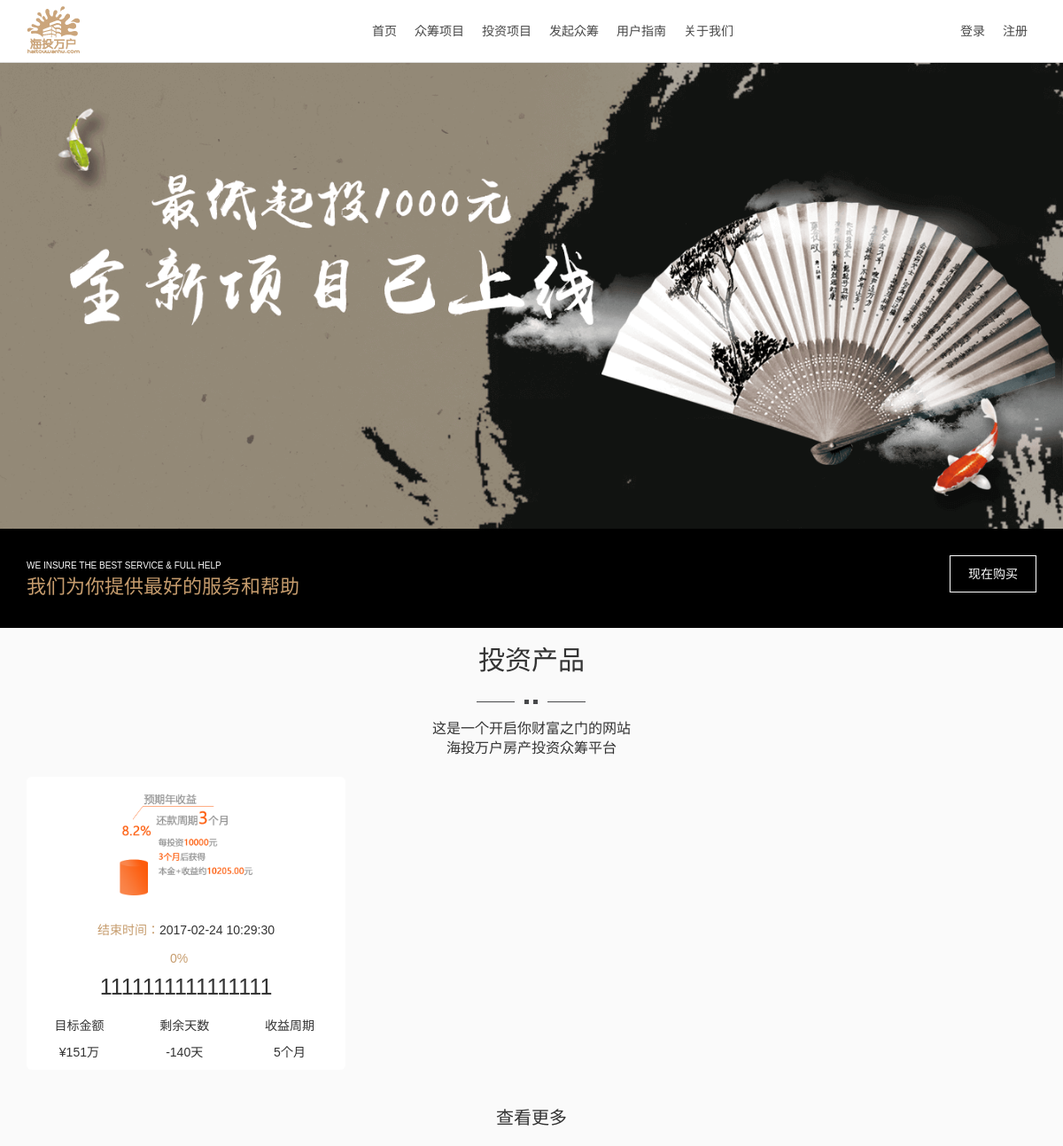
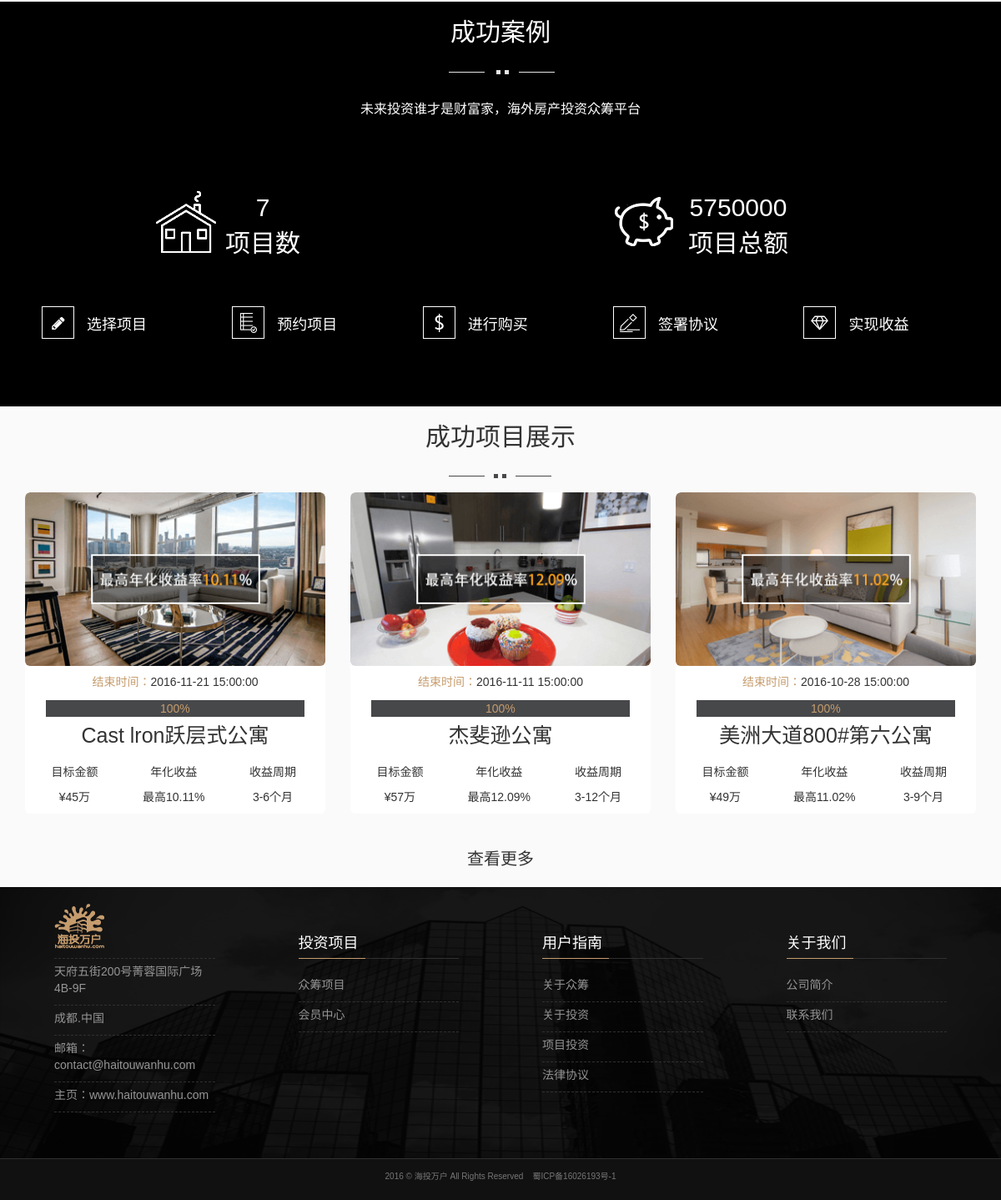
The page / on the database its author committed (2 pictures, top to bottom).
### tables this page shows
CREATE TABLE `ci_project` (
  `project_id` int(10) NOT NULL AUTO_INCREMENT,
  `project_name` varchar(200) DEFAULT NULL,
  `project_time_start` datetime DEFAULT NULL,
  `project_time_over` datetime DEFAULT NULL,
  `project_time_subscribe` datetime DEFAULT NULL,
  `project_money_all` varchar(200) DEFAULT NULL,
  `project_introduce` varchar(5000) DEFAULT NULL,
  `project_introduction` varchar(200) DEFAULT NULL,
  `project_party` varchar(200) DEFAULT NULL,
  `project_cycle` varchar(100) DEFAULT NULL,
  `project_images` varchar(100) DEFAULT '',
  `project_images1` varchar(100) DEFAULT NULL,
  `project_images2` varchar(100) DEFAULT NULL,
  `project_images3` varchar(100) DEFAULT NULL,
  `project_images4` varchar(100) DEFAULT NULL,
  `project_images5` varchar(100) DEFAULT NULL,
  `project_tag` int(1) DEFAULT NULL,
  `project_withdrawal` varchar(100) DEFAULT NULL,
  `project_subscribe` int(3) DEFAULT NULL,
  `project_logo` varchar(100) DEFAULT NULL,
  `project_way` varchar(255) DEFAULT NULL,
  `project_data` varchar(5000) DEFAULT NULL,
  `project_one` int(1) DEFAULT NULL,
  PRIMARY KEY (`project_id`)
);

### application/controllers/Welcome.php (called while the page is built, shortened)
<?php
class Welcome extends CI_Controller {
	public function index()
	{
		$this->load->model('Home_model');
		$a["complete"]=$this->Home_model->SPA(1);
		$a["unfini"]=$this->Home_model->SPA(0);
		$total_db=$this->db->select('project_time_over,project_money_all')->from('project')->where(array('project_tag'=>0))->get();
		$total=$total_db->result_array();
		foreach($a["unfini"]  as  $value_un){
			$num_a=1;
         	$gear_db=$this->db->select('gear_earning')->from('project_gear')->where('gear_projectid='.$value_un['project_id'])->get();
		    $gear=$gear_db->result_array();
			$num=$gear_db->num_rows();
	        foreach($gear as $value_gear){
				if($num_a==$num){
				$c=$value_gear['gear_earning'];
				}
					$num_a++;
			}
           $value_un['gear_earning']=$c;
			$a["unfinished"][]=$value_un;
		}
		if(!empty($total)){
			$c=0;
			$m=0;
			foreach($total as $value){
				$m=$value['project_money_all']+$m;
				$c++;
			}
		}else{
			$c=0;
			$m=0;
		}
$a['project_all']=$c;
$a['project_meny']=$m;
		$this->load->view('welcome_message',$a);
	}
}

### index.php (called while the page is built, shortened)
<?php
require_once BASEPATH.'core/CodeIgniter.php';

### application/models/Home_model.php (called while the page is built, shortened)
<?php
class  Home_model extends CI_Model{
   public  function  SPA($where){
       if($where==1){
           $row=$this->db->select()->from("project")->where("project_tag=1 or  project_tag=2")->order_by("project_id","DESC")->limit(3,0)->get();
       }else{
           $row=$this->db->select()->from("project")->where(array("project_tag"=>$where))->order_by("project_id","DESC")->limit(3,0)->get();
       }
       $v=array();
       $arr=$row->result_array();
       foreach ($arr as $value){
           $num=0;
           $value["time"]=floor((strtotime($value["project_time_over"])-time())/86400);
           for($i=1;$i<=6;$i++){
               $w_arr["gear_projectid"]=$value["project_id"];
               $w_arr["gear_digital"]=$i;
               $gear_db=$this->db->select()->from("project_gear")->where($w_arr)->get();
               $gear_arr=$gear_db->result_array();
               if(!empty($gear_arr)){
                   $query="SELECT SUM(associated_score) from ci_associated_up  where  associated_projectid=".$value['project_id']." and associated_digital=".$i;
                   $score_db=$this->db->query($query);
                   $score=$score_db->result_array();
                   $num=$num+(intval($score[0]["SUM(associated_score)"])*intval($gear_arr[0]["gear_each"]));
               }
           }
           if($num==0){
               $value["progress"]=0;
           }else{
               $value["progress"]= number_format(intval($num)/intval($value["project_money_all"])*100, 1, '.','');
           }
           if($value['project_money_all']<100000 ){
               $value["project_money_all"]=$value["project_money_all"] ."元";
           }elseif($value['project_money_all']>= 100000){
               $value['project_money_all']=$value['project_money_all']/10000 ."万";
           }
           if($value['progress']==100 && $value['project_tag']==1){
           }else{
               $v[]=$value;
           }
       }
       return  $v;
   }
}

### application/views/welcome_message.php (the view, shortened to what this page needs)
<!doctype html>
<html lang="en">
<head>
    <link href="static/plugins/bootstrap-3.3.0/css/bootstrap.min.css" rel="stylesheet"/>
    <link rel="stylesheet" href="static/css/public.css"/>
    <link rel="stylesheet" href="static/css/index.css"/>
</head>
<body>
<div id="header">
    <?php   require_once("static/include/header.php") ;?>
</div>
<div id="main">
    <div class="container-fluid">
        <div class="banner_chart">
            <a href="#"><img src="static/images/banner.png" class="img-responsive" alt=""></a>
        </div>
        <div class="banner_text hidden-xs">
            <div class="container now_purchase">
                <div class="pull-left">
                    <span>WE INSURE THE BEST SERVICE & FULL HELP</span>
                    <p>我们为你提供最好的服务和帮助</p>
                </div>
                <a href="http://www.haitouwanhu.com/Dome/index" class="pull-right">现在购买</a>
            </div>
        </div>
    </div>
    <div class="container">
        <div class="ist_product">
            <h2>投资产品</h2>
            <span>这是一个开启你财富之门的网站<br>海投万户房产投资众筹平台</span>
        </div>
        <div class="row product">
            <?php  if(!empty($complete)) {
                foreach($complete as $value){?>
            <div class="col-md-4">
                <div class="thumbnail">
                    <a href="<?php echo  site_url('Project/index') ?>?id=<?php echo  $value['project_id'];?>">
                        <img class="img-responsive" src="<?php    echo $value['project_images'];?>" alt="">
                    </a>
                    <div class="pgss_time">结束时间：<span><?php  echo  $value['project_time_over'] ;?></span></div>
                    <div class="pgss">
                        <div class="pgss_bar" style="width:<?php  echo $value['progress']; ?>%;">
                            <span> <?php  echo $value['progress']; ?>%</span>
                        </div>
                    </div>
                    <div class="pgss_name"><a href="<?php echo  site_url('Project/index') ?>?id=<?php echo  $value['project_id'];?>"><?php  echo  $value['project_name'];?></a></div>
                    <div class="caption_host clearfix">
                        <ul>
                            <li>
                                <p>目标金额</p>
                                <p>&yen;<?php echo $value['project_money_all'] ;?></p>
                            </li>
                            <li>
                                <p>剩余天数</p>
                                <p><?php  echo  $value["time"]; ?>天</p>
                            </li>
                            <li>
                                <p>收益周期</p>
                                <p><?php  echo $value["project_cycle"];?></p>
                            </li>
                        </ul>
                    </div>
                </div>
            </div>
            <?php }
            }
            ?>
        </div>
        <div class="ist_product">
            <a href="<?php echo base_url('Dome/index') ;?>">查看更多</a>
        </div>
    </div>
    <div class="container-fluid success">
        <div class="container">
            <div class="ist_product">
                <h3>成功案例</h3>
                <span>未来投资谁才是财富家，海外房产投资众筹平台</span>
            </div>
            <div class="row">
                <div class="col-md-6">
                    <div class="scs_case faangzi">
                        <span><?php echo $project_all ; ?></span>
                        <p>项目数</p>
                    </div>
                </div>
                <div class="col-md-6">
                    <div class="scs_case">
                        <span><?php  echo  $project_meny; ?></span>
                        <p>项目总额</p>
                    </div>
                </div>
            </div>
            <div class="project visible-lg">
                <span>选择项目</span>
                <span>预约项目</span>
                <span>进行购买</span>
                <span>签署协议</span>
                <span>实现收益</span>
            </div>
        </div>
    </div>
    <div class="container">
        <div class="ist_product">
            <h2>成功项目展示</h2>
        </div>
        <div class="row product">
            <?php  foreach($unfinished as $value_a){  ?>
            <div class="col-md-4">
                <div class="thumbnail">
                    <a href="<?php echo  site_url('Project/index') ?>?id=<?php echo  $value_a['project_id'];?>">
                        <img class="img-responsive" src="<?php   echo $value_a['project_images'];?>" alt="">
                    </a>
                    <div class="pgss_time">结束时间：<span><?php echo  $value_a['project_time_over'] ;?></span></div>
                    <div class="pgss">
                        <div class="pgss_bar" style="width:100%;">
                            <span>100%</span>
                        </div>
                    </div>
                    <div class="pgss_name"><a href="<?php echo  site_url('Project/index') ?>?id=<?php echo  $value_a['project_id'];?>"><?php  echo  $value_a['project_name'];?></a></div>
                    <div class="caption_host clearfix">
                        <ul>
                            <li>
                                <p>目标金额</p>
                                <p>&yen;<?php  echo  $value_a['project_money_all']; ?></p>
                            </li>
                            <li>
                                <p>年化收益</p>
                                <p>最高<?php echo $value_a['gear_earning']; ?></p>
                            </li>
                            <li>
                                <p>收益周期</p>
                                <p><?php   echo   $value_a["project_cycle"];?></p>
                            </li>
                        </ul>
                    </div>
                </div>
            </div>
            <?php } ?>
        </div>
        <div class="ist_product">
            <a href="<?php echo site_url('Dome/index') ;?>">查看更多</a>
        </div>
    </div>
</div>
<div id="foot" class="visible-md visible-lg">
   <?php require_once("static/include/part.php") ;?>
</div>
<div id="footer">
   <?php include_once("static/include/footer.php")  ;?>
</div>
</body>
</html>

### static/include/header.php (shortened to what this page needs)
<nav class="navbar navbar-default navbar-fixed-top" role="navigation">
	<div class="container">
		<div class="navbar-header">
			<a class="navbar-brand" href="http://www.haitouwanhu.com/">
				<img src="<?php  echo base_url('static/images/logo.png')  ;?>" alt="">
			</a>
	</div>
	<ul class=" <?php  if(isset($_SESSION['user_phone'])){echo  "hide";} ?> signin visible-lg visible-md visible-sm">
		<li><a href="<?php echo site_url('User/index') ;?>">登录</a></li>
		<li><a href="<?php echo site_url('Registered/index') ;?>">注册</a></li>
	</ul>
	<div class="collapse navbar-collapse" id="bs-example-navbar-collapse-1">
			<div class="col-md-offset-4">
				<ul class="nav_host capsule">
					<li><a href="<?php  echo site_url();?>">首页</a></li>
					<li><a href="<?php  echo site_url('Dome/index');?>">众筹项目</a></li>
					<li><a href="<?php  echo site_url('Dome/investment') ;?>">投资项目</a></li>
					<li  class="visible-lg visible-md" ><a href="<?php  echo site_url('Aboutus/initiator') ;?>">发起众筹</a></li>
					<li  class="visible-lg visible-md"><a href="<?php  echo site_url('User/userGuide');?>">用户指南</a></li>
					<li><a href="<?php  echo site_url('Aboutus/index');?>">关于我们</a></li>
				</ul>
			</div>
		</div>
	</div>
</nav>

### static/include/part.php
<div class="container">
	<div class="row">
        <div class="col-sm-3">
            <div class="foot_widget">
                <ul>
                    <li><img src="<?php echo base_url('static/images/logo.png'); ?>" alt=""></li>
                    <li>天府五街200号菁蓉国际广场4B-9F</li>
                    <li>成都.中国</li>
                    <li>邮箱：contact@haitouwanhu.com</li>
                    <li>主页：www.haitouwanhu.com</li>
                </ul>
            </div>
        </div>
        <div class="col-sm-3">
            <div class="foot_widget mg-38">
                <h4>投资项目</h4>
                <ul>
                	<li><a href="<?php echo site_url('Dome/index') ;?>">众筹项目</a></li>
                    <li><?php if(isset($_SESSION['user_phone'])){ ?>
                            <a href="<?php echo site_url('Personal/index') ;?>">会员中心</a>
                        <?php  }else{  ?>
                            <a href="<?php echo site_url('User/index') ;?>">会员中心</a>
                        <?php  } ?>
                    </li>
                </ul>
            </div>
        </div>
        <div class="col-sm-3">
            <div class="foot_widget mg-38">
                <h4>用户指南</h4>
                <ul>
                	<li><a href="<?php echo site_url('User/userGuide');  ?>">关于众筹</a></li>
                	<li><a href="<?php echo site_url('User/userGuide');  ?>">关于投资</a></li>
                	<li><a href="<?php echo site_url('Dome/index');     ?>">项目投资</a></li>
                	<li><a href="<?php echo site_url('User/userGuide'); ?>">法律协议</a></li>
                </ul>
            </div>
        </div>
        <div class="col-sm-3">
            <div class="foot_widget mg-38">
                <h4>关于我们</h4>
                <ul>
                	<li><a href="<?php echo site_url('Aboutus/index'); ?>">公司简介</a></li>
                	<li><a href="<?php echo site_url('Aboutus/index'); ?>">联系我们</a></li>
                </ul>
            </div>
        </div>
    </div>
</div>

### static/include/footer.php
<div class="container">
	<div class="row">
        <div class="col-sm-12">
            <span>2016 © 海投万户 All Rights Reserved &nbsp;&nbsp; 蜀ICP备16026193号-1</span>
        </div>
    </div>
</div>

### static/css/public.css (style rules this page uses)
* { margin: 0;padding: 0; }
html { font-size: 62.5%; }
body { font-size: 1.4rem;padding-top: 70px;font-family: Microsoft Yahei, Arial, sans-serif;overflow-x: hidden;background-color: #fafafa; }
ul,ol { list-style: none;margin: 0; }
:after,:before { -webkit-box-sizing: border-box; -moz-box-sizing: border-box; box-sizing: border-box; }
#header .nav_host>li { margin: 10px 0; }
#header .nav_host>li>a { color:#333; text-decoration: none; }
@media (min-width: 768px) { #header .nav_host { height: 70px; line-height: 70px; } }
@media (min-width: 768px) { #header .nav_host>li { float: left; margin: 0 5px; } }
@media (min-width: 768px) { #header .nav_host>li>a { padding: 1rem 0.5rem; border-bottom: 2px solid transparent; } }
@media (min-width: 768px) { .mg-38 { margin-top: 38px; } }
.navbar { margin:0; }
#header .navbar-default { border: none; background: white; opacity: 0.9; border-bottom: 1px solid #e7e7e7; }
.navbar-brand { height: 55px; padding: 7px 15px; }
#header .signin li a { color: #333; padding: 1rem 0.5rem; text-decoration: none; }
#header .signin li { float: left; margin: 0 5px; }
#header .signin { height: 70px; line-height: 70px; }
#header .signin { float: right; }
.container-fluid { padding:0; }
#foot { padding-top: 20px; padding-bottom: 20px; background:#202020 url(../images/fl_bgd.png); background-repeat:no-repeat; background-size:100% 100%; }
#foot .foot_widget { padding:0 35px; margin-bottom: 35px; }
#foot .foot_widget h4 { color: white; border-bottom: 1px solid #303030; margin-top: 0; padding-bottom: 7px; margin-bottom: 21px; position: relative; }
#foot .foot_widget h4:after { content: ""; width: 80px; height: 1px; background: #c69c6d; position: absolute; left: 0; bottom: -1px; }
#foot .foot_widget ul li { border-bottom: 1px dashed #303030; padding-bottom: 10px; margin-bottom: 5px; color:#959595; }
#foot .foot_widget ul li a { color:#959595; text-decoration: none; }
#footer { background: #111; font-size: 1rem; text-align: center; color: #777; padding-top: 1.4rem; padding-bottom: 2rem; border-top: 1px solid #303030; }

### rows shown on the page
ci_project: project_images (picture), project_time_over "2017-02-24 10:29:30", progress "0", project_name "1111111111111111", project_money_all "151万", time "-140", project_cycle "5个月"
ci_project: project_images (picture), project_time_over "2016-11-21 15:00:00", project_name "Cast lron跃层式公寓", project_money_all "45万", gear_earning "10.11%", project_cycle "3-6个月"
ci_project: project_images (picture), project_time_over "2016-11-11 15:00:00", project_name "杰斐逊公寓", project_money_all "57万", gear_earning "12.09%", project_cycle "3-12个月"
ci_project: project_images (picture), project_time_over "2016-10-28 15:00:00", project_name "美洲大道800#第六公寓", project_money_all "49万", gear_earning "11.02%", project_cycle "3-9个月"

### other values the page prints
$project_all "7"
$project_meny "5750000"
